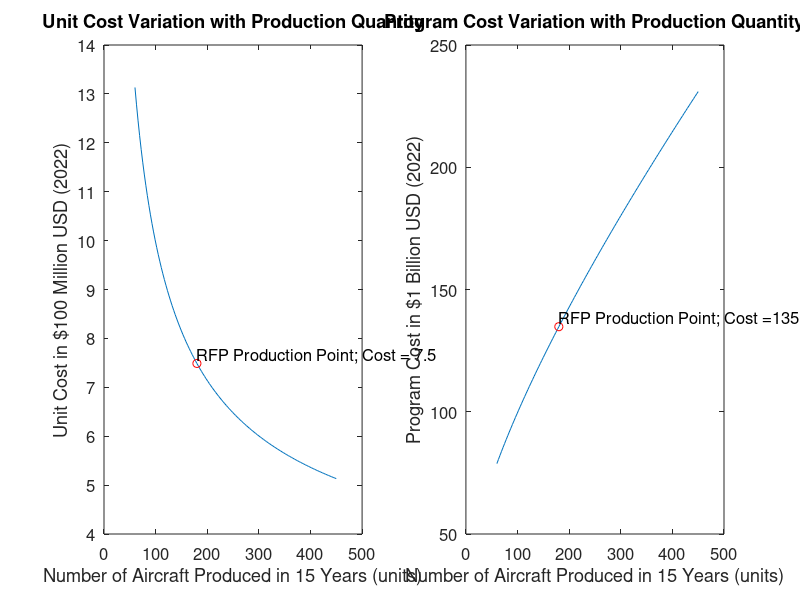

This chart was generated by the following MATLAB code:
% Define the range of production numbers
Q_range = 20:150;

% Initialize arrays to store production numbers and unit costs
production_numbers = zeros(size(Q_range));
unit_costs = zeros(size(Q_range));
total_program_costs = zeros(size(Q_range));

% Loop through each production number
for i = 1:length(Q_range)
    % Get the current production number
    Q2 = Q_range(i);
    W_e = 657000; %lbs %empty weight (lb or kg)
    %W_e = 298010; %kg
    V = 546.7257; %kt %maximum velocity (kt or km/h) %max cruise of M = 0.82 = 1012.536 km/h

    FTA = 2; %number of flight-test aircraft (typically 2-6)
    %Check this value ^ from standards/certification

    N_eng = Q2 * 4; %total production quantity times number of engines per aircraft
    T_max = 0; %engine maximum thrust (lb or kN)
    M_max = 0; %engine maximum Mach number
    T_ti = 0; %temperature of turbine inlet (R or K) 

    %W_av = 971.1413; %kg
    W_av = 2141; %lbs
    C_av = (4000 * W_av) * Q2; %avionics cost (range from 5~25% of flyaway cost or $4000~$8000 per pound)

    % Wrap rates for labor costs (2012 USD) 
    R_E = 115; %Engineering
    R_T = 118; %Tooling
    R_Q = 108; %Quality control
    R_M = 98; %Manufacturing

    % CPI (from 2012 to 2022)
    cpi_avg = (2.1+1.5+1.6+0.1+1.3+2.1+2.4+1.8+1.2+4.7)/10;
    cpi_total = cpi_avg * 10/100;


    %% Parameters (all in fps (ft,lb,s))
    H_E = 4.86 * W_e^0.777 * V^0.894 * Q2^0.164; %engineering hours
    H_T = 5.99 * W_e^0.777 * V^0.696 * Q2^0.263; %tooling hours
    H_M = 7.37 * W_e^0.82 * V^0.484 * Q2^0.641;  %manufacturing hours (structure fudge factor)
    H_Q = 0.076 * H_M; %quality control hours for cargo plane (0.133 * H_M if otherwise)

    C_D = (91.3 * W_e^0.630 * V^1.3); %development support cost 
    C_F = (2498 * W_e^0.325 * V^0.822 * FTA^1.21); %flight test cost
    C_MM = (22.1 * W_e^0.921 * V^0.621 * Q2^0.799); %Manufacturing materials cost
    C_eng = 27500000; %existing engine so we should have cost

    C_E = (H_E * R_E); %engineering cost
    C_T = (H_T * R_T); %tooling cost
    C_M = (H_M * R_M); %manufacturing cost
    C_Q = (H_Q * R_Q); %quality control cost

    %% RDT&E + Flyaway Costs for 30, 60, 90 Aircraft Over 5 Years
    RDTE = C_E + C_T + C_M + C_Q + C_D + C_F + C_MM + (C_eng * N_eng) + C_av;
    RDTE_2024 = (RDTE * (1 + cpi_total)); %Adjusted for inflation using CPI

    ac_cost_5 = RDTE_2024 / Q2; 
    ac_cost_5m = ac_cost_5 * 1.1; % 10% profit margin
    RDTE_LC1 = RDTE_2024;
    RDTE_LC2 = RDTE_2024 * (2^((log(0.75) * log(2) / log(2))));
    RDTE_LC3 = RDTE_2024 * (2^((log(0.75) * log(3) / log(2))));

    %% RDT&E + Flyaway Costs for 90, 180, 270 Aircraft Over 15 Years (Q*3)
    RDTE_2024_LC = RDTE_LC1 + RDTE_LC2 + RDTE_LC3;
    ac_cost_15 = RDTE_2024_LC / (Q2*3); 
    ac_cost_15m = ac_cost_15 * 1.1;

    % Calculate the unit cost using the ac_cost variable
    unit_cost = ac_cost_15 / 100000000;
    total_program_cost = RDTE_2024_LC / 1000000000;
    % Store the production number and unit cost in the arrays
    production_numbers(i) = Q2 * 3;
    unit_costs(i) = unit_cost;
    total_program_costs(i) = total_program_cost;

end

% Plot the production numbers against the unit costs
subplot(1,2,1)
plot(production_numbers, unit_costs);
xlabel('Number of Aircraft Produced in 15 Years (units)', 'FontSize',14);
ylabel('Unit Cost in $100 Million USD (2022)', 'FontSize',14);
title('Unit Cost Variation with Production Quantity', 'FontSize',16);
[~, idx] = min(abs(production_numbers - 180));
% Mark the point on the plot
hold on;
plot(production_numbers(idx), unit_costs(idx), 'ro'); % Mark the point in red color
% Add a label to the marked point
set(gcf, 'color', 'w');
yticks(0:1:100); % Set ticks at intervals of 10 from 0 to 100
set(gca, 'FontSize', 12); % Set font size to 12 for tick labels
text(production_numbers(idx), unit_costs(idx), ['RFP Production Point', '; Cost = ', sprintf('%.1f',(unit_costs(idx)))], 'VerticalAlignment', 'bottom', 'HorizontalAlignment', 'left', 'FontSize',12);
hold off;

subplot(1, 2, 2); % Select the second subplot
plot(production_numbers, total_program_costs);
xlabel('Number of Aircraft Produced in 15 Years (units)', 'FontSize',14);
ylabel('Program Cost in $1 Billion USD (2022)', 'FontSize', 14); % Set font size to 14 for y-axis label
title('Program Cost Variation with Production Quantity', 'FontSize', 16); % Set font size to 16 for title
hold on;
plot(production_numbers(idx), total_program_costs(idx), 'ro'); % Mark the point in red color
text(production_numbers(idx), total_program_costs(idx), ['RFP Production Point', '; Cost =', sprintf('%.0f',(total_program_costs(idx)))], 'VerticalAlignment', 'bottom', 'HorizontalAlignment', 'left', 'FontSize', 12); 
set(gca, 'color', 'w');
yticks('auto'); % Let MATLAB automatically determine the number of ticks
set(gca, 'FontSize', 12); % Set font size to 12 for tick labels
hold off;